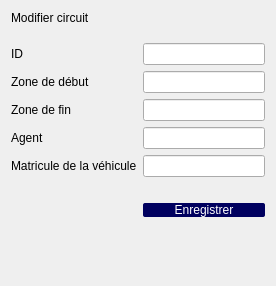
          <widget class="QWidget" name="scrollAreaWidgetContents_18">
           <property name="geometry">
            <rect>
             <x>0</x>
             <y>0</y>
             <width>276</width>
             <height>286</height>
            </rect>
           </property>
           <layout class="QFormLayout" name="formLayout_50">
            <item row="0" column="0" colspan="2">
             <widget class="QLabel" name="label_101">
              <property name="styleSheet">
               <string notr="true">font: 18pt &quot;Nunito Sans&quot;;</string>
              </property>
              <property name="text">
               <string>Modifier circuit</string>
              </property>
             </widget>
            </item>
            <item row="1" column="1">
             <layout class="QHBoxLayout" name="horizontalLayout_69"/>
            </item>
            <item row="2" column="1">
             <layout class="QHBoxLayout" name="horizontalLayout_146"/>
            </item>
            <item row="4" column="0">
             <widget class="QLabel" name="label_102">
              <property name="text">
               <string>ID</string>
              </property>
             </widget>
            </item>
            <item row="4" column="1">
             <widget class="QLineEdit" name="lineEdit_m_id_circuit"/>
            </item>
            <item row="5" column="0">
             <widget class="QLabel" name="label_282">
              <property name="text">
               <string>Zone de début</string>
              </property>
             </widget>
            </item>
            <item row="5" column="1">
             <widget class="QLineEdit" name="lineEdit_m_zonedebut_circuit"/>
            </item>
            <item row="6" column="0">
             <widget class="QLabel" name="label_103">
              <property name="text">
               <string>Zone de fin</string>
              </property>
             </widget>
            </item>
            <item row="6" column="1">
             <widget class="QLineEdit" name="lineEdit_m_zonefin_circuit"/>
            </item>
            <item row="7" column="0">
             <widget class="QLabel" name="label_21">
              <property name="text">
               <string>Agent</string>
              </property>
             </widget>
            </item>
            <item row="7" column="1">
             <widget class="QLineEdit" name="lineEdit_m_agent_circuit"/>
            </item>
            <item row="9" column="0">
             <widget class="QLabel" name="label_104">
              <property name="text">
               <string/>
              </property>
             </widget>
            </item>
            <item row="11" column="1">
             <widget class="QPushButton" name="pushButton_modif_circuit">
              <property name="styleSheet">
               <string notr="true">QPushButton
{
	border: 10 px;border-radius: 2px;
background-color: rgb(0, 0, 95);
color:white;
	font: 25 9pt &quot;Nunito&quot;;
}</string>
              </property>
              <property name="text">
               <string>Enregistrer</string>
              </property>
             </widget>
            </item>
            <item row="8" column="0">
             <widget class="QLabel" name="label_22">
              <property name="text">
               <string>Matricule de la véhicule</string>
              </property>
             </widget>
            </item>
            <item row="8" column="1">
             <widget class="QLineEdit" name="lineEdit_m_matricule_circuit"/>
            </item>
           </layout>
          </widget>
